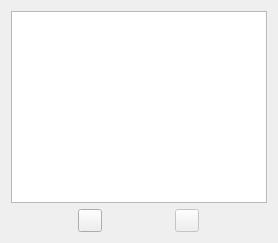
              <widget class="QWidget" name="page_17">
               <layout class="QVBoxLayout" name="verticalLayout_27">
                <item>
                 <layout class="QVBoxLayout" name="verticalLayout_28">
                  <item>
                   <widget class="QListView" name="l_client"/>
                  </item>
                  <item>
                   <layout class="QHBoxLayout" name="horizontalLayout_16">
                    <item>
                     <widget class="QToolButton" name="b_add_client">
                      <property name="enabled">
                       <bool>true</bool>
                      </property>
                      <property name="toolTip">
                       <string>&lt;html&gt;&lt;head/&gt;&lt;body&gt;&lt;p&gt;Ajouter un &lt;span style=&quot; font-weight:600;&quot;&gt;objet&lt;/span&gt;&lt;/p&gt;&lt;/body&gt;&lt;/html&gt;</string>
                      </property>
                      <property name="statusTip">
                       <string>Ajouter un groupe</string>
                      </property>
                      <property name="autoFillBackground">
                       <bool>false</bool>
                      </property>
                      <property name="text">
                       <string/>
                      </property>
                      <property name="icon">
                       <iconset>
                        <normaloff>../../mam_manager/images/ic_add_circle_black_48dp.png</normaloff>../../mam_manager/images/ic_add_circle_black_48dp.png</iconset>
                      </property>
                     </widget>
                    </item>
                    <item>
                     <widget class="QToolButton" name="b_remove_user_3">
                      <property name="enabled">
                       <bool>false</bool>
                      </property>
                      <property name="toolTip">
                       <string>&lt;html&gt;&lt;head/&gt;&lt;body&gt;&lt;p&gt;Retirer un &lt;span style=&quot; font-weight:600;&quot;&gt;objet&lt;/span&gt;&lt;/p&gt;&lt;/body&gt;&lt;/html&gt;</string>
                      </property>
                      <property name="text">
                       <string/>
                      </property>
                      <property name="icon">
                       <iconset>
                        <normaloff>../../mam_manager/images/ic_remove_circle_black_48dp.png</normaloff>../../mam_manager/images/ic_remove_circle_black_48dp.png</iconset>
                      </property>
                     </widget>
                    </item>
                   </layout>
                  </item>
                 </layout>
                </item>
               </layout>
              </widget>
